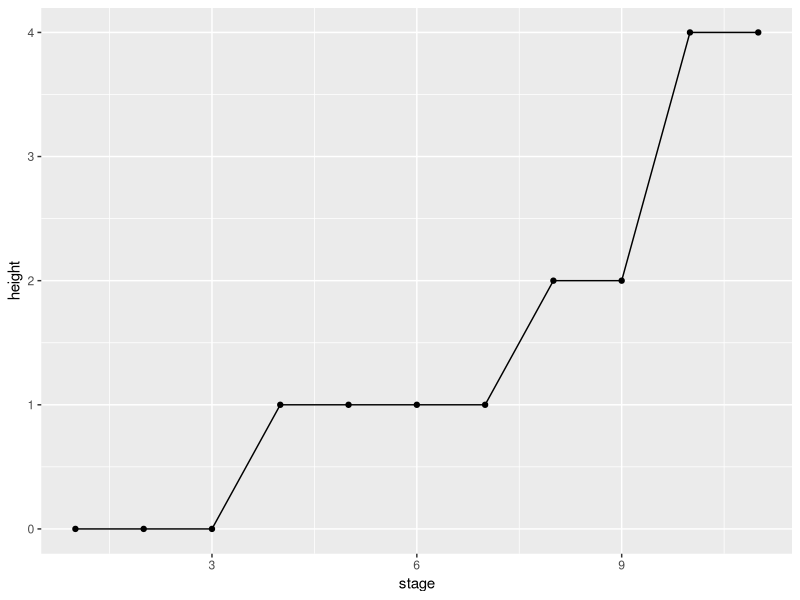
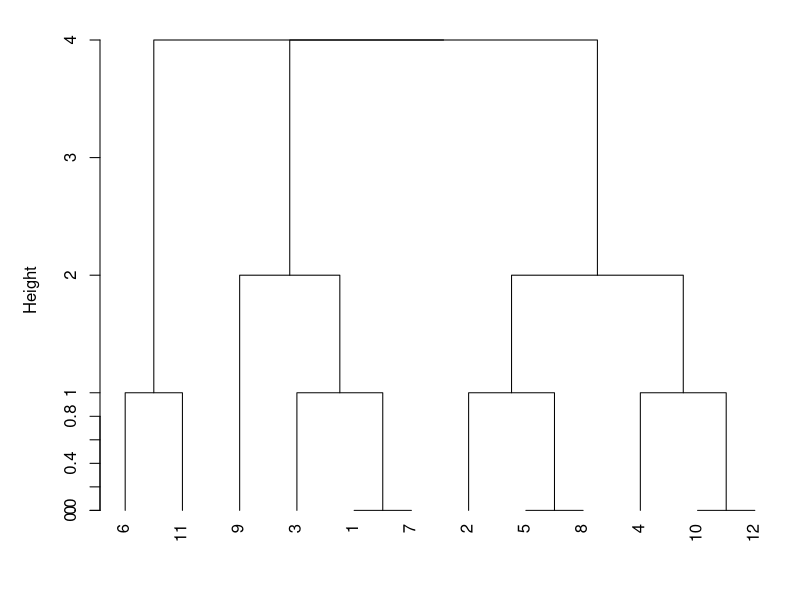

Here is the R script that generated these plots, in order:
#install.packages("psych")
#install.packages("ggplot2")
library(psych)
library(ggplot2)

faces<-read.table("faces.csv", sep = ",",header = TRUE)
head(faces)

#Squared Euclidean distance = number of misatched
#number of  mismatched
dist<-dist(faces[,2:6],method="euclidean")^2
dist

#complete linkage
fit <- hclust(dist, method="com")
history<-cbind(fit$merge,fit$height)
history

#plot of distances
ggplot(mapping=aes(x=1:length(fit$height),y=fit$height))+
  geom_line()+
  geom_point()+
  labs(x="stage",y="height")

#dengrogram
par(mar=c(2,5,1,1))
plot(fit,labels=faces$id,hang=-1,sub="",xlab="",main="")
axis(side = 2, at = seq(0, 0.8, 0.2))

#3-cluster solution
#cutreee() cut a tree into clusters
#tree= tree produced by hclust()
#k= number of clusters
sol <- data.frame(cluster=cutree(tree=fit, k=3),faces)
sol[order(sol[,1]),1:2]
table(sol[,1])

#crosstab
#i=3,4,5,6,7
i<-3
colnames(sol)[i]
t<-table(sol$cluster,sol[,i])
prop.table(t,1)

#i='sex', 'glasses', 'moustache', 'smile', 'hat'
i<-'hat'
t<-table(sol$cluster,sol[,i])
prop.table(t,1)
######################
#for (i in 3:7) {
#  print(colnames(sol)[i])
#  t<-table(sol$cluster,sol[,i])
#  print(prop.table(t,1))
#}
########################
